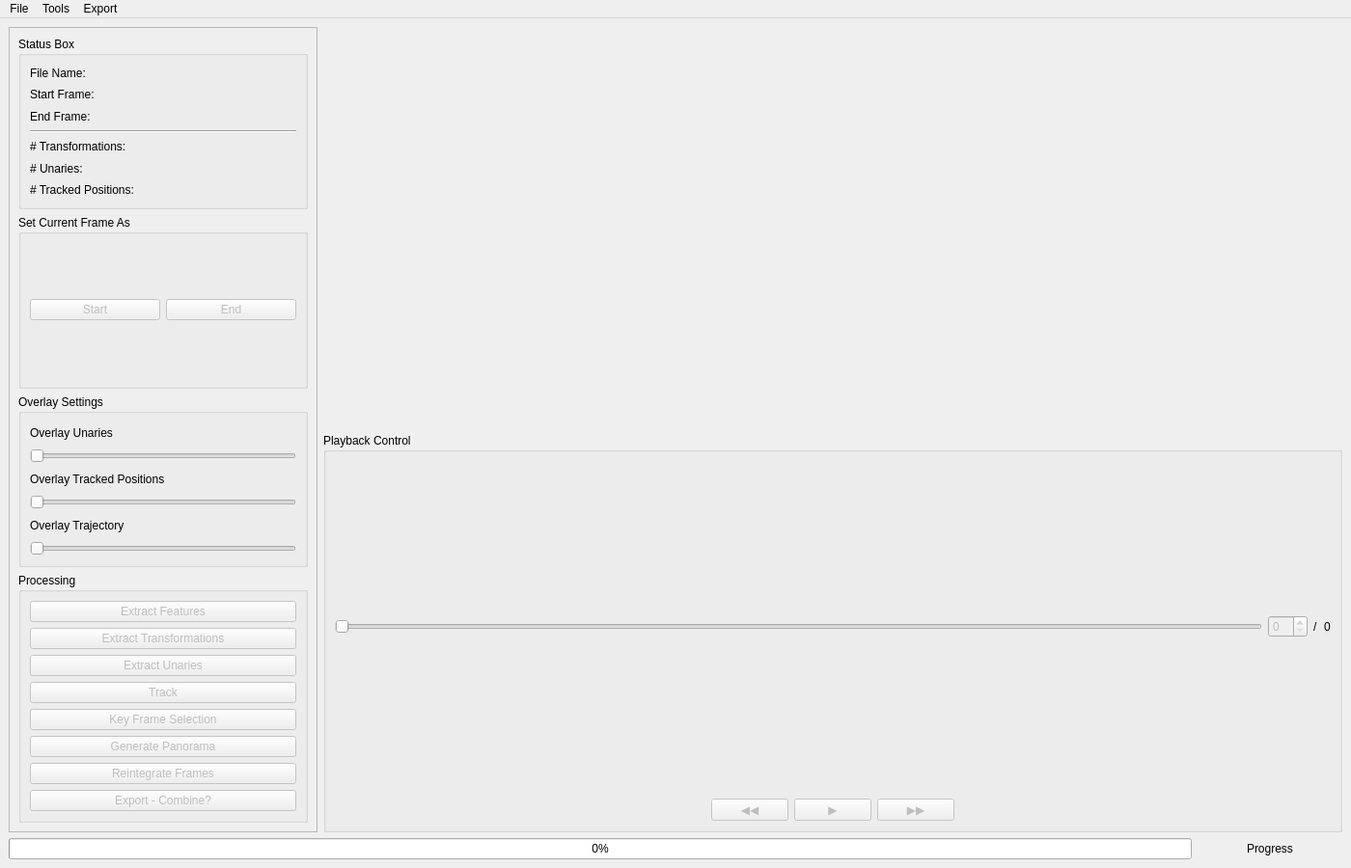
<?xml version="1.0" encoding="UTF-8"?>
<ui version="4.0">
 <class>MainWindow</class>
 <widget class="QMainWindow" name="MainWindow">
  <property name="geometry">
   <rect>
    <x>0</x>
    <y>0</y>
    <width>1400</width>
    <height>900</height>
   </rect>
  </property>
  <property name="windowTitle">
   <string>MainWindow</string>
  </property>
  <widget class="QWidget" name="centralwidget">
   <property name="enabled">
    <bool>true</bool>
   </property>
   <layout class="QVBoxLayout" name="verticalLayout_2">
    <item>
     <layout class="QHBoxLayout" name="horizontalLayout_2">
      <property name="sizeConstraint">
       <enum>QLayout::SetDefaultConstraint</enum>
      </property>
      <item>
       <widget class="QScrollArea" name="scrollArea">
        <property name="maximumSize">
         <size>
          <width>320</width>
          <height>16777215</height>
         </size>
        </property>
        <property name="widgetResizable">
         <bool>true</bool>
        </property>
        <widget class="QWidget" name="scrollAreaWidgetContents">
         <property name="geometry">
          <rect>
           <x>0</x>
           <y>0</y>
           <width>318</width>
           <height>821</height>
          </rect>
         </property>
         <property name="maximumSize">
          <size>
           <width>16777215</width>
           <height>16777215</height>
          </size>
         </property>
         <layout class="QGridLayout" name="gridLayout_3">
          <property name="leftMargin">
           <number>0</number>
          </property>
          <property name="topMargin">
           <number>0</number>
          </property>
          <property name="rightMargin">
           <number>0</number>
          </property>
          <property name="bottomMargin">
           <number>0</number>
          </property>
          <item row="0" column="0">
           <widget class="QWidget" name="verticalWidget" native="true">
            <property name="enabled">
             <bool>true</bool>
            </property>
            <property name="sizePolicy">
             <sizepolicy hsizetype="Preferred" vsizetype="Preferred">
              <horstretch>0</horstretch>
              <verstretch>0</verstretch>
             </sizepolicy>
            </property>
            <property name="maximumSize">
             <size>
              <width>16777215</width>
              <height>16777215</height>
             </size>
            </property>
            <layout class="QVBoxLayout" name="verticalLayout_3">
             <item>
              <widget class="QGroupBox" name="groupBox">
               <property name="title">
                <string>Status Box</string>
               </property>
               <layout class="QGridLayout" name="gridLayout">
                <item row="0" column="0">
                 <widget class="QLabel" name="label_3">
                  <property name="text">
                   <string>File Name:</string>
                  </property>
                 </widget>
                </item>
                <item row="8" column="1">
                 <widget class="QLabel" name="labelNumTrackedPos">
                  <property name="text">
                   <string>&lt;num&gt;</string>
                  </property>
                 </widget>
                </item>
                <item row="1" column="0">
                 <widget class="QLabel" name="label_5">
                  <property name="text">
                   <string>Start Frame:</string>
                  </property>
                 </widget>
                </item>
                <item row="1" column="1">
                 <widget class="QLabel" name="labelStartFrame">
                  <property name="text">
                   <string>&lt;num&gt;</string>
                  </property>
                 </widget>
                </item>
                <item row="8" column="0">
                 <widget class="QLabel" name="label_15">
                  <property name="text">
                   <string># Tracked Positions:</string>
                  </property>
                 </widget>
                </item>
                <item row="4" column="0" colspan="2">
                 <widget class="Line" name="line">
                  <property name="orientation">
                   <enum>Qt::Horizontal</enum>
                  </property>
                 </widget>
                </item>
                <item row="7" column="1">
                 <widget class="QLabel" name="labelNumUnaries">
                  <property name="text">
                   <string>&lt;num&gt;</string>
                  </property>
                 </widget>
                </item>
                <item row="6" column="1">
                 <widget class="QLabel" name="labelNumTrafos">
                  <property name="text">
                   <string>&lt;num&gt;</string>
                  </property>
                 </widget>
                </item>
                <item row="2" column="1">
                 <widget class="QLabel" name="labelEndFrame">
                  <property name="text">
                   <string>&lt;num&gt;</string>
                  </property>
                 </widget>
                </item>
                <item row="6" column="0">
                 <widget class="QLabel" name="label_12">
                  <property name="text">
                   <string># Transformations:</string>
                  </property>
                 </widget>
                </item>
                <item row="7" column="0">
                 <widget class="QLabel" name="label_11">
                  <property name="text">
                   <string># Unaries:</string>
                  </property>
                 </widget>
                </item>
                <item row="0" column="1">
                 <widget class="QLabel" name="labelFileName">
                  <property name="text">
                   <string>&lt;fileName&gt;</string>
                  </property>
                 </widget>
                </item>
                <item row="2" column="0">
                 <widget class="QLabel" name="label_7">
                  <property name="text">
                   <string>End Frame:</string>
                  </property>
                 </widget>
                </item>
               </layout>
              </widget>
             </item>
             <item>
              <widget class="QGroupBox" name="groupBox_4">
               <property name="title">
                <string>Set Current Frame As</string>
               </property>
               <layout class="QHBoxLayout" name="horizontalLayout_6">
                <item>
                 <widget class="QPushButton" name="buttonStartFrame">
                  <property name="enabled">
                   <bool>false</bool>
                  </property>
                  <property name="text">
                   <string>Start</string>
                  </property>
                 </widget>
                </item>
                <item>
                 <widget class="QPushButton" name="buttonEndFrame">
                  <property name="enabled">
                   <bool>false</bool>
                  </property>
                  <property name="text">
                   <string>End</string>
                  </property>
                 </widget>
                </item>
               </layout>
              </widget>
             </item>
             <item>
              <widget class="QGroupBox" name="groupBox_5">
               <property name="title">
                <string>Overlay Settings</string>
               </property>
               <layout class="QVBoxLayout" name="verticalLayout_6">
                <item>
                 <widget class="QLabel" name="label_17">
                  <property name="text">
                   <string>Overlay Unaries</string>
                  </property>
                 </widget>
                </item>
                <item>
                 <widget class="QSlider" name="sliderOverlayUnaries">
                  <property name="maximum">
                   <number>99</number>
                  </property>
                  <property name="value">
                   <number>0</number>
                  </property>
                  <property name="orientation">
                   <enum>Qt::Horizontal</enum>
                  </property>
                 </widget>
                </item>
                <item>
                 <widget class="QLabel" name="label_18">
                  <property name="text">
                   <string>Overlay Tracked Positions</string>
                  </property>
                 </widget>
                </item>
                <item>
                 <widget class="QSlider" name="sliderOverlayTrackedPos">
                  <property name="value">
                   <number>0</number>
                  </property>
                  <property name="orientation">
                   <enum>Qt::Horizontal</enum>
                  </property>
                 </widget>
                </item>
                <item>
                 <widget class="QLabel" name="label_19">
                  <property name="text">
                   <string>Overlay Trajectory</string>
                  </property>
                 </widget>
                </item>
                <item>
                 <widget class="QSlider" name="sliderOverlayTrajectory">
                  <property name="value">
                   <number>0</number>
                  </property>
                  <property name="orientation">
                   <enum>Qt::Horizontal</enum>
                  </property>
                 </widget>
                </item>
               </layout>
              </widget>
             </item>
             <item>
              <widget class="QGroupBox" name="groupBox_3">
               <property name="title">
                <string>Processing</string>
               </property>
               <layout class="QGridLayout" name="gridLayout_2">
                <item row="2" column="0">
                 <widget class="QPushButton" name="buttonExtractUnaries">
                  <property name="enabled">
                   <bool>false</bool>
                  </property>
                  <property name="text">
                   <string>Extract Unaries</string>
                  </property>
                 </widget>
                </item>
                <item row="3" column="0">
                 <widget class="QPushButton" name="buttonTrack">
                  <property name="enabled">
                   <bool>false</bool>
                  </property>
                  <property name="text">
                   <string>Track</string>
                  </property>
                 </widget>
                </item>
                <item row="6" column="0">
                 <widget class="QPushButton" name="buttonReintegrateFrames">
                  <property name="enabled">
                   <bool>false</bool>
                  </property>
                  <property name="text">
                   <string>Reintegrate Frames</string>
                  </property>
                 </widget>
                </item>
                <item row="0" column="0">
                 <widget class="QPushButton" name="buttonExtractFeatures">
                  <property name="enabled">
                   <bool>false</bool>
                  </property>
                  <property name="text">
                   <string>Extract Features</string>
                  </property>
                 </widget>
                </item>
                <item row="5" column="0">
                 <widget class="QPushButton" name="buttonGeneratePano">
                  <property name="enabled">
                   <bool>false</bool>
                  </property>
                  <property name="text">
                   <string>Generate Panorama</string>
                  </property>
                 </widget>
                </item>
                <item row="1" column="0">
                 <widget class="QPushButton" name="buttonExtractTrafos">
                  <property name="enabled">
                   <bool>false</bool>
                  </property>
                  <property name="text">
                   <string>Extract Transformations</string>
                  </property>
                 </widget>
                </item>
                <item row="4" column="0">
                 <widget class="QPushButton" name="buttonKeyFrameSelection">
                  <property name="enabled">
                   <bool>false</bool>
                  </property>
                  <property name="text">
                   <string>Key Frame Selection</string>
                  </property>
                 </widget>
                </item>
                <item row="7" column="0">
                 <widget class="QPushButton" name="pushButton_13">
                  <property name="enabled">
                   <bool>false</bool>
                  </property>
                  <property name="text">
                   <string>Export - Combine?</string>
                  </property>
                 </widget>
                </item>
               </layout>
              </widget>
             </item>
            </layout>
           </widget>
          </item>
         </layout>
        </widget>
       </widget>
      </item>
      <item>
       <layout class="QVBoxLayout" name="verticalLayout_4">
        <property name="sizeConstraint">
         <enum>QLayout::SetDefaultConstraint</enum>
        </property>
        <property name="leftMargin">
         <number>0</number>
        </property>
        <item>
         <widget class="gui::TrackerGraphicsView" name="graphicsView" native="true"/>
        </item>
        <item>
         <widget class="QGroupBox" name="groupBox_2">
          <property name="title">
           <string>Playback Control</string>
          </property>
          <layout class="QVBoxLayout" name="verticalLayout_5">
           <item>
            <layout class="QHBoxLayout" name="horizontalLayout_4">
             <property name="topMargin">
              <number>0</number>
             </property>
             <item>
              <widget class="QSlider" name="sliderFrame">
               <property name="enabled">
                <bool>false</bool>
               </property>
               <property name="orientation">
                <enum>Qt::Horizontal</enum>
               </property>
              </widget>
             </item>
             <item>
              <widget class="QSpinBox" name="spinCurrentFrame">
               <property name="enabled">
                <bool>false</bool>
               </property>
              </widget>
             </item>
             <item>
              <widget class="QLabel" name="label_20">
               <property name="text">
                <string>/</string>
               </property>
              </widget>
             </item>
             <item>
              <widget class="QLabel" name="labelMaxFrames">
               <property name="text">
                <string>0</string>
               </property>
              </widget>
             </item>
            </layout>
           </item>
           <item>
            <layout class="QHBoxLayout" name="horizontalLayout_3">
             <property name="sizeConstraint">
              <enum>QLayout::SetDefaultConstraint</enum>
             </property>
             <property name="topMargin">
              <number>0</number>
             </property>
             <item>
              <spacer name="horizontalSpacer">
               <property name="orientation">
                <enum>Qt::Horizontal</enum>
               </property>
               <property name="sizeHint" stdset="0">
                <size>
                 <width>40</width>
                 <height>20</height>
                </size>
               </property>
              </spacer>
             </item>
             <item>
              <widget class="QPushButton" name="buttonPrevFrame">
               <property name="enabled">
                <bool>false</bool>
               </property>
               <property name="text">
                <string notr="true">◀️◀️</string>
               </property>
              </widget>
             </item>
             <item>
              <widget class="QPushButton" name="buttonPlay">
               <property name="enabled">
                <bool>false</bool>
               </property>
               <property name="text">
                <string notr="true">▶️</string>
               </property>
               <property name="icon">
                <iconset theme="edit-undo">
                 <normaloff>.</normaloff>.</iconset>
               </property>
              </widget>
             </item>
             <item>
              <widget class="QPushButton" name="buttonNextFrame">
               <property name="enabled">
                <bool>false</bool>
               </property>
               <property name="text">
                <string notr="true">▶️▶️</string>
               </property>
              </widget>
             </item>
             <item>
              <spacer name="horizontalSpacer_2">
               <property name="orientation">
                <enum>Qt::Horizontal</enum>
               </property>
               <property name="sizeHint" stdset="0">
                <size>
                 <width>40</width>
                 <height>20</height>
                </size>
               </property>
              </spacer>
             </item>
            </layout>
           </item>
          </layout>
         </widget>
        </item>
       </layout>
      </item>
     </layout>
    </item>
    <item>
     <layout class="QHBoxLayout" name="horizontalLayout">
      <item>
       <widget class="QProgressBar" name="progressBar">
        <property name="enabled">
         <bool>true</bool>
        </property>
        <property name="value">
         <number>0</number>
        </property>
       </widget>
      </item>
      <item>
       <widget class="QLabel" name="labelProgress">
        <property name="minimumSize">
         <size>
          <width>150</width>
          <height>0</height>
         </size>
        </property>
        <property name="text">
         <string>Progress</string>
        </property>
        <property name="alignment">
         <set>Qt::AlignCenter</set>
        </property>
       </widget>
      </item>
     </layout>
    </item>
   </layout>
  </widget>
  <widget class="QMenuBar" name="menubar">
   <property name="geometry">
    <rect>
     <x>0</x>
     <y>0</y>
     <width>1400</width>
     <height>22</height>
    </rect>
   </property>
   <widget class="QMenu" name="menuFile">
    <property name="title">
     <string>File</string>
    </property>
    <addaction name="actionOpenImgFolder"/>
    <addaction name="actionOpenImgList"/>
    <addaction name="separator"/>
    <addaction name="actionOpenResultsFile"/>
   </widget>
   <widget class="QMenu" name="menuTools">
    <property name="title">
     <string>Tools</string>
    </property>
    <addaction name="actionPreferences"/>
   </widget>
   <widget class="QMenu" name="menuExport">
    <property name="title">
     <string>Export</string>
    </property>
   </widget>
   <addaction name="menuFile"/>
   <addaction name="menuTools"/>
   <addaction name="menuExport"/>
  </widget>
  <action name="actionOpenImgFolder">
   <property name="text">
    <string>Open Image Folder...</string>
   </property>
  </action>
  <action name="actionOpenImgList">
   <property name="text">
    <string>Open Image List...</string>
   </property>
  </action>
  <action name="actionOpenResultsFile">
   <property name="text">
    <string>Open Results File...</string>
   </property>
  </action>
  <action name="actionPreferences">
   <property name="text">
    <string>Preferences...</string>
   </property>
  </action>
 </widget>
 <customwidgets>
  <customwidget>
   <class>gui::TrackerGraphicsView</class>
   <extends>QWidget</extends>
   <header>gui/trackerGraphicsView.h</header>
  </customwidget>
 </customwidgets>
 <resources/>
 <connections/>
</ui>
